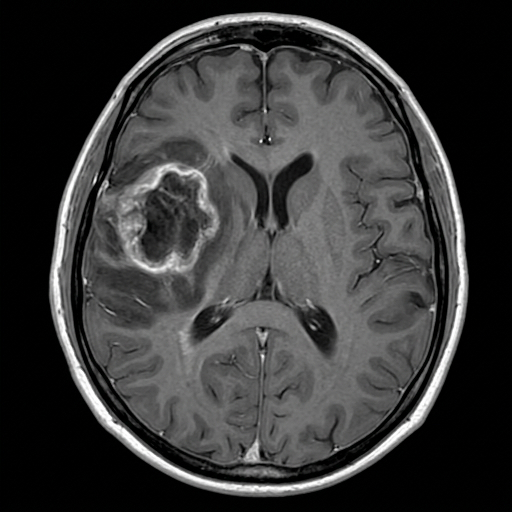
#> input picture sample_test_scans/1_Glioma/mri_sample_glioma.png, 512 x 512 px
$ python -i train_model.py   (imports and definitions only)   (older library calls are emulated)
#> lines starting #> are read from the running program, lines starting #| are printed output that depends on the picture
#> further down, picture is the input picture: shape (512, 512, 3); mean B, G, R 56.3, 56.5, 56.4
# ==============================================================================
# B.Tech Final Year Computer Science & Engineering Project
# NeuroDetect: Brain Tumor Detection & Classification Model Training Script
#
# Description: Trains a Machine Learning / Deep Feature Classifier for 4-class
# Brain Tumor MRI Detection (Glioma, Meningioma, Pituitary, No Tumor).
# Saves the trained model pipeline to a '.joblib' file for inference.
# ==============================================================================

import os
import time
import numpy as np
import cv2
import joblib
from sklearn.ensemble import RandomForestClassifier
from sklearn.svm import SVC
from sklearn.preprocessing import StandardScaler
from sklearn.model_selection import train_test_split
from sklearn.metrics import accuracy_score, classification_report, confusion_matrix

# Configuration Settings
MODEL_SAVE_PATH = "brain_tumor_model.joblib"
SCALER_SAVE_PATH = "feature_scaler.joblib"
CLASS_NAMES = ["Glioma", "Meningioma", "No Tumor", "Pituitary"]
IMAGE_SIZE = (224, 224)

def extract_mri_features(img):
    """
    Extracts numerical statistical and spatial texture features from a 224x224 MRI image.
    Features: Intensity Mean, Std Dev, Variance, Skewness, Gradient Magnitude, Contour Density.
    """
    if len(img.shape) == 3:
        gray = cv2.cvtColor(img, cv2.COLOR_BGR2GRAY)
    else:
        gray = img.copy()

    gray_resized = cv2.resize(gray, IMAGE_SIZE)

    # 1. First-Order Statistical Features
    mean_val = np.mean(gray_resized)
#> mean_val = 56.33
    std_val = np.std(gray_resized)
#> std_val = 57.17
    var_val = np.var(gray_resized)
#> var_val = 3268.4
    max_val = np.max(gray_resized)
#> max_val = 255
    min_val = np.min(gray_resized)
#> min_val = 0

    # 2. Gradient & Spatial Features (Sobel Filters)
    grad_x = cv2.Sobel(gray_resized, cv2.CV_64F, 1, 0, ksize=3)
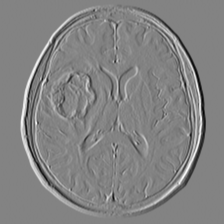
#> grad_x: shape (224, 224) float64; min -808, max 761, mean 0; drawn with min black and max white
    grad_y = cv2.Sobel(gray_resized, cv2.CV_64F, 0, 1, ksize=3)
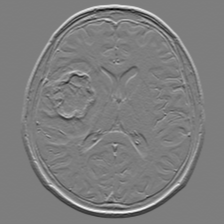
#> grad_y: shape (224, 224) float64; min -889, max 911, mean 0; drawn with min black and max white
    grad_mag = np.sqrt(grad_x**2 + grad_y**2)
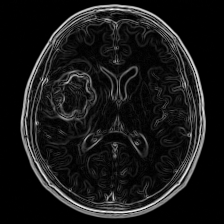
#> grad_mag: shape (224, 224) float64; min 0, max 913.2, mean 87.7; drawn with min black and max white
    mean_grad = np.mean(grad_mag)
#> mean_grad = 87.67
    std_grad = np.std(grad_mag)
#> std_grad = 146.2

    # 3. High-Pass Spatial Frequency Content
    laplacian = cv2.Laplacian(gray_resized, cv2.CV_64F)
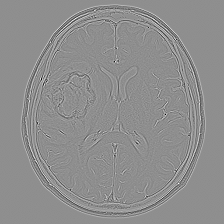
#> laplacian: shape (224, 224) float64; min -483, max 380, mean 0; drawn with min black and max white
    laplacian_var = np.var(laplacian)
#> laplacian_var = 2058.4

    # Combine into feature vector
    features = [
        mean_val, std_val, var_val, max_val, min_val,
        mean_grad, std_grad, laplacian_var
    ]
#> features = [56.33, 57.17, 3268.4, 255, 0, 87.67, 146.2, 2058.4]
    return np.array(features)

# [126 lines left out: functions generate_synthetic_dataset, train_and_save_model, not called in this run]

# [2 lines not run here, left out]

>>> import cv2
>>> picture = cv2.imread('../../sample_test_scans/1_Glioma/mri_sample_glioma.png')
>>> result = extract_mri_features(picture)
#> result has the same summary as features in extract_mri_features
